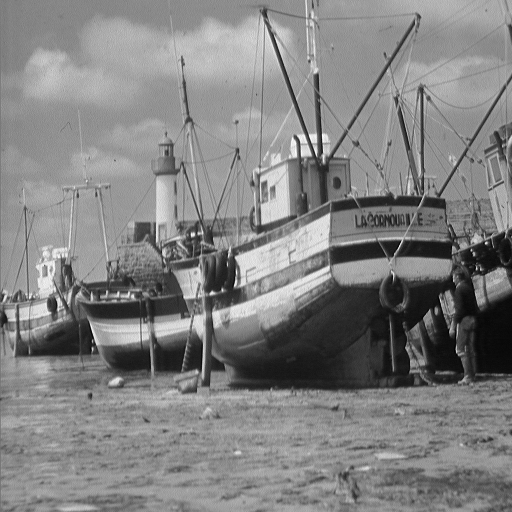
#> input picture assignment01/images/fishingboat.tiff, 512 x 512 px
$ python task04_cii.py   (older library calls are emulated)
#> lines starting #> are read from the running program, lines starting #| are printed output that depends on the picture
import numpy as np
import matplotlib.pyplot as plt
from scipy import misc
from PIL import Image

imagePath = { 'aerial' : './images/5.1.10-aerial.tiff',
			'jellyBeans' : './images/4.1.07-jelly-beans.tiff',
			'lake' : './images/4.2.06-lake.tiff',
			'fishingBoat' : './images/fishingboat.tiff',
			'lochness' : './images/lochness.tiff',
			'terraux' : './images/terraux.tiff'}

image = misc.imread(imagePath['fishingBoat'])
#> image is the input picture: shape (512, 512); min 0, max 255, mean 129.7
image = image.astype('float32')

def spatialConvolution(inputImage, kernel):
	#Makes a copy of the image to write over
	outputImage = np.array(inputImage)
	#Find height and width of image to help us navigate
	(imageHeight, imageWidth) = inputImage.shape
#> imageHeight = 512; imageWidth = 512

	#Find height, width and center of kernel to help us navigate
	kernelWidth = len(kernel[0])
	centerKernelWidth = int(np.floor(kernelWidth / 2))
	kernelHeight = len(kernel)
	centerKernelHeight = int(np.floor(kernelHeight / 2))


	#traverse through every pixel in the image
	for y in range(imageHeight):
		for x in range(imageWidth):
			#Include a summation of the intensety of the pixel
			#set to 0 whenever we move to the next pixel
			sum = 0

			#Traverse through the kernel
			for ky in range(kernelHeight):
				for kx in range(kernelWidth):
					#Find the position of the current kernel square
					#the center of the kernel get position 0.0
					#everything above and to the left of the kernel
					#get negative position
					#The rest are positive
					nx = kx - centerKernelHeight
					ny = ky - centerKernelWidth

					#kernel positions are both negative and positive
					#traverse the picture by adding the kernel
					#position and the position of the current pixel
					currentPixelX = x + nx
					currentPixelY = y + ny

					#Since we don't have padding are all values
					#that layes outside the picture excluded
					if 0 <= currentPixelX < imageWidth and 0 <= currentPixelY < imageHeight:
						#Get the intensity of the pixel and multiply with the
						#value in the corresponding square in the kernel
						level = inputImage[currentPixelY] [currentPixelX] * kernel[ky][kx]

						#We summarize the intensity of all the kernel pixels
						sum = sum + level

			#set the corresponding pixel equal to the new intensity
			outputImage[y][x] = sum
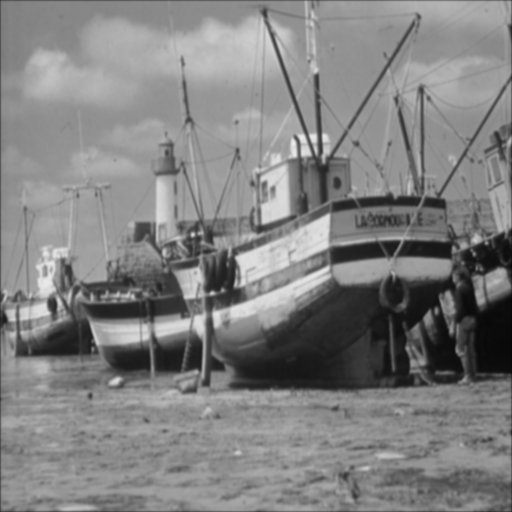
#> outputImage: shape (512, 512) float32; min 6.18, max 236.6, mean 129.3

	return outputImage


horizontal3x3kernel = np.array([
  [-1, 0, 1],
  [-2, 0, 2],
  [-1, 0, 1]
])

vertical3x3Kernel = np.array([
  [-1, -2, -1],
  [0, 0, 0],
  [1, 2, 1]
])

gauss5x5Kernel = 1/256 * np.array([
  [1, 4, 6, 4, 1],
  [4, 16, 24, 16, 4],
  [6, 24, 36, 24, 6],
  [4, 16, 24, 16, 4],
  [1, 4, 6, 4, 1]
])

_, ax = plt.subplots(1, 2, figsize=(16, 8))
originalImage = image
ax[0].imshow(originalImage, cmap='gray')
ax[0].set_axis_off()
image = spatialConvolution(image, gauss5x5Kernel)
verticalImage = spatialConvolution(image, vertical3x3Kernel)
#> after the loop in spatialConvolution (call 2), `for y in range(imageHeight):`:
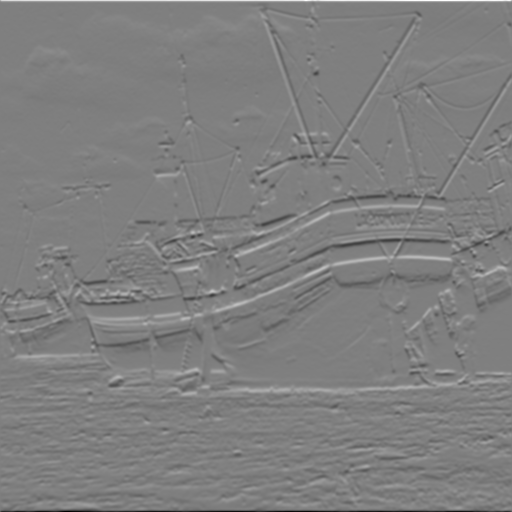
#> outputImage: shape (512, 512) float32; min -674.4, max 675.6, mean -0.1; drawn with min black and max white
horizontalImage = spatialConvolution(image, horizontal3x3kernel)
#> after the loop in spatialConvolution (call 3), `for y in range(imageHeight):`:
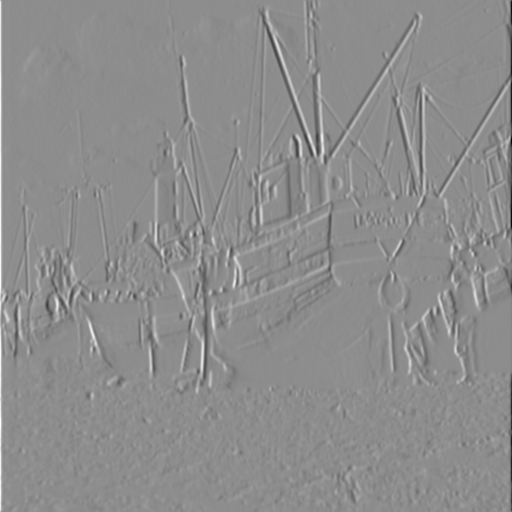
#> outputImage: shape (512, 512) float32; min -720.2, max 580.4, mean -0.2; drawn with min black and max white
magnitudeImage = np.sqrt(np.power(verticalImage, 2) + np.power(horizontalImage, 2))
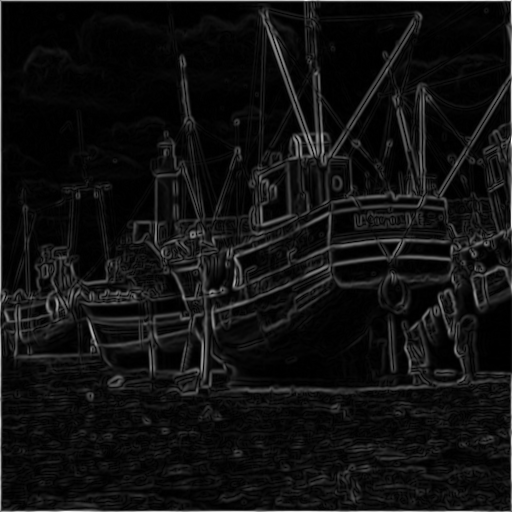
#> magnitudeImage: shape (512, 512) float32; min 0.0297, max 720.4, mean 48.6; drawn with min black and max white
ax[1].imshow(magnitudeImage, cmap='gray')
ax[1].set_axis_off()
plt.show()
